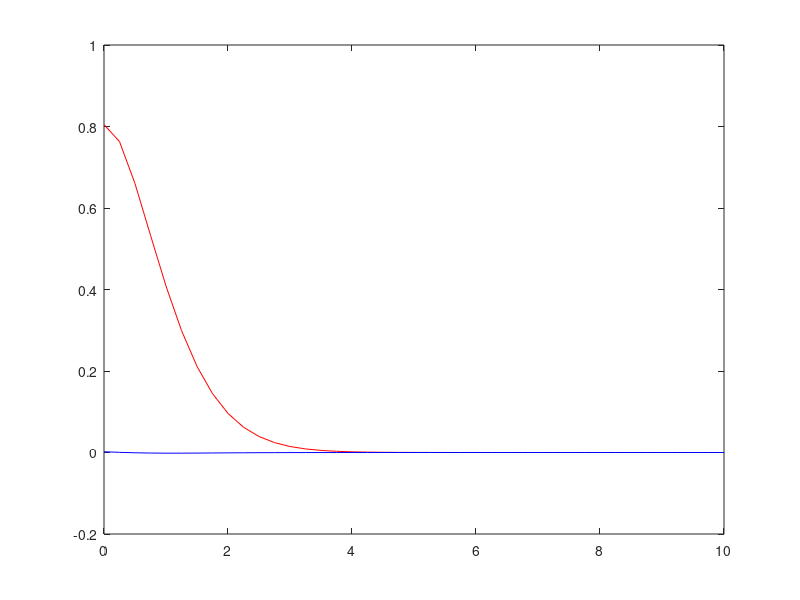
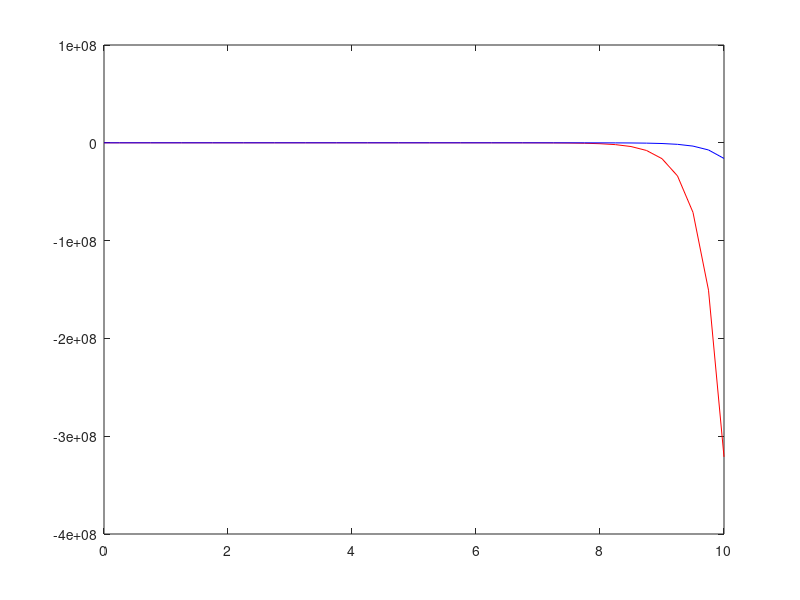
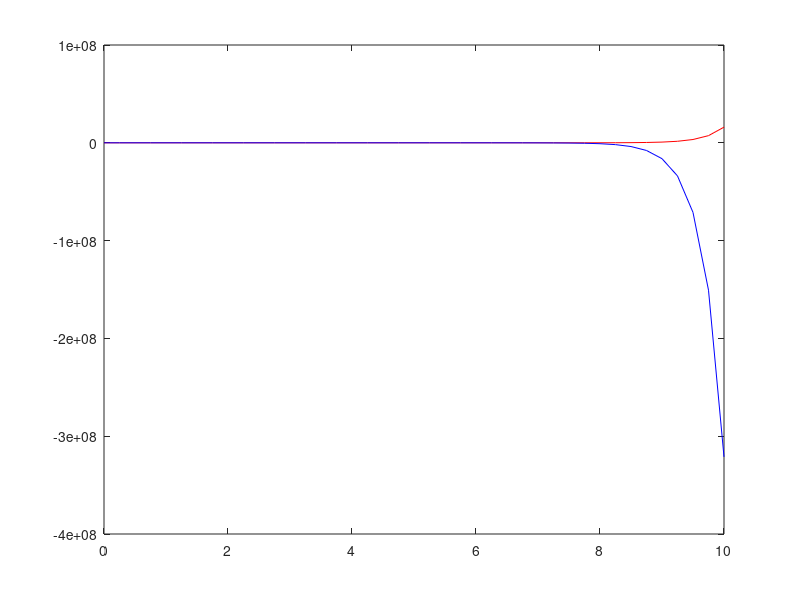
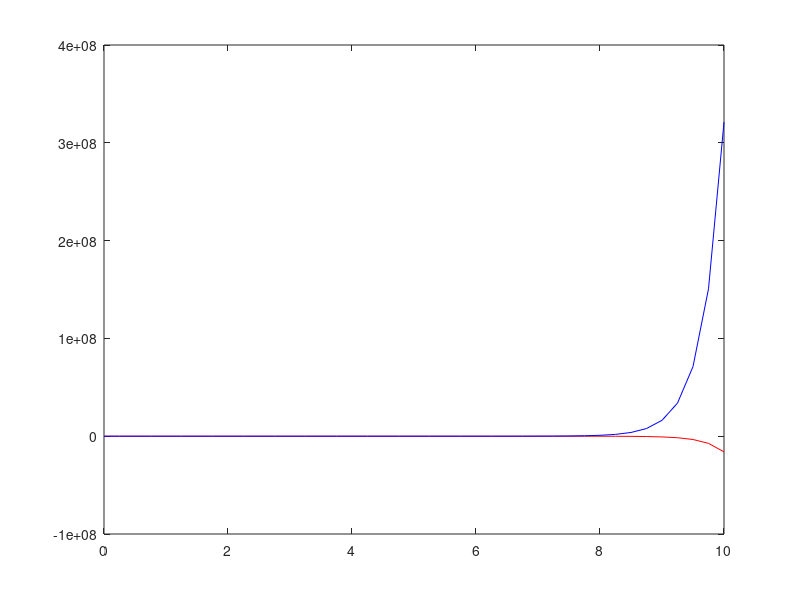

Reproduce these figures in MATLAB, in order.
%%
clear
%z = 100.02142048715710 -5.0000002374872565E-004i;
%z = 299.47273931896569 -5.0000002374872565E-004i;
%z = 5.7736110083589434E+10 +0.0000i;
%z = 7.5574971632834371 -3.7787484971801066E-002i;
%z = 45 -0.3;
%z = 9.0689962445798342E-002 -4.5344980209359865E-004i;
z = 0.90689962445798342 -4.5344980209359865E-003i;
%z = 45 + 2i;
%n = -1:1:10;
n = 0:0.25:10;
%
J = besselj(n,z);
figure;
plot(n,real(J),'r-'); hold on
plot(n,imag(J),'b-')
%
Y = bessely(n(),z);
figure;
plot(n,real(Y),'r-'); hold on
plot(n,imag(Y),'b-')
%%
h1 = besselh(n,1,z);
figure;
plot(n,real(h1),'r-'); hold on
plot(n,imag(h1),'b-')
%%
h2 = besselh(n,2,z);
figure;
plot(n,real(h2),'r-'); hold on
plot(n,imag(h2),'b-')